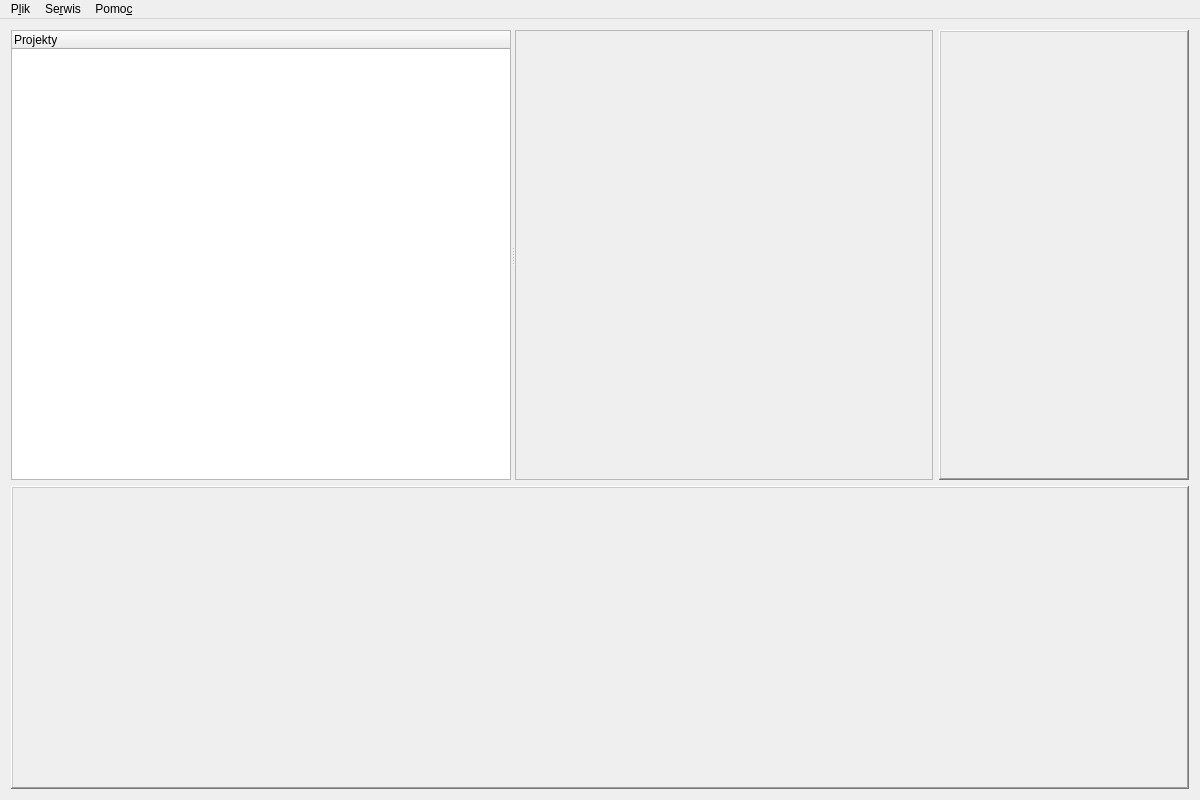
<?xml version="1.0" encoding="UTF-8"?>
<ui version="4.0">
 <class>GlowneOkno</class>
 <widget class="QMainWindow" name="GlowneOkno">
  <property name="geometry">
   <rect>
    <x>0</x>
    <y>0</y>
    <width>1200</width>
    <height>800</height>
   </rect>
  </property>
  <property name="sizePolicy">
   <sizepolicy hsizetype="Fixed" vsizetype="Fixed">
    <horstretch>1</horstretch>
    <verstretch>1</verstretch>
   </sizepolicy>
  </property>
  <property name="minimumSize">
   <size>
    <width>1024</width>
    <height>800</height>
   </size>
  </property>
  <property name="maximumSize">
   <size>
    <width>16777215</width>
    <height>16777215</height>
   </size>
  </property>
  <property name="sizeIncrement">
   <size>
    <width>1</width>
    <height>1</height>
   </size>
  </property>
  <property name="windowTitle">
   <string>GlowneOkno</string>
  </property>
  <widget class="QWidget" name="centralWidget">
   <property name="sizePolicy">
    <sizepolicy hsizetype="Fixed" vsizetype="Fixed">
     <horstretch>0</horstretch>
     <verstretch>0</verstretch>
    </sizepolicy>
   </property>
   <layout class="QGridLayout" name="gridLayout">
    <item row="0" column="0">
     <widget class="QSplitter" name="splitter">
      <property name="orientation">
       <enum>Qt::Horizontal</enum>
      </property>
      <widget class="QTreeWidget" name="treeWidget">
       <property name="sizePolicy">
        <sizepolicy hsizetype="MinimumExpanding" vsizetype="Expanding">
         <horstretch>0</horstretch>
         <verstretch>0</verstretch>
        </sizepolicy>
       </property>
       <property name="minimumSize">
        <size>
         <width>50</width>
         <height>0</height>
        </size>
       </property>
       <property name="maximumSize">
        <size>
         <width>500</width>
         <height>16777215</height>
        </size>
       </property>
       <column>
        <property name="text">
         <string>Projekty</string>
        </property>
       </column>
      </widget>
      <widget class="QFrame" name="frObszarRoboczy">
       <property name="sizePolicy">
        <sizepolicy hsizetype="Fixed" vsizetype="Maximum">
         <horstretch>0</horstretch>
         <verstretch>0</verstretch>
        </sizepolicy>
       </property>
       <property name="frameShape">
        <enum>QFrame::StyledPanel</enum>
       </property>
       <property name="frameShadow">
        <enum>QFrame::Raised</enum>
       </property>
       <layout class="QVBoxLayout" name="verticalLayoutObszarRoboczy">
        <property name="spacing">
         <number>0</number>
        </property>
        <property name="leftMargin">
         <number>0</number>
        </property>
        <property name="topMargin">
         <number>0</number>
        </property>
        <property name="rightMargin">
         <number>0</number>
        </property>
        <property name="bottomMargin">
         <number>0</number>
        </property>
        <item>
         <widget class="QStackedWidget" name="stackedWidget">
          <property name="currentIndex">
           <number>1</number>
          </property>
          <widget class="ProjektWidget" name="Projekt"/>
          <widget class="QWidget" name="TestyForm">
           <layout class="QVBoxLayout" name="verticalLayout">
            <item>
             <widget class="QStackedWidget" name="testyStackedWidget"/>
            </item>
           </layout>
          </widget>
         </widget>
        </item>
       </layout>
      </widget>
     </widget>
    </item>
    <item row="1" column="0" colspan="2">
     <widget class="QFrame" name="frWyniki">
      <property name="sizePolicy">
       <sizepolicy hsizetype="Preferred" vsizetype="Preferred">
        <horstretch>0</horstretch>
        <verstretch>0</verstretch>
       </sizepolicy>
      </property>
      <property name="minimumSize">
       <size>
        <width>900</width>
        <height>130</height>
       </size>
      </property>
      <property name="frameShape">
       <enum>QFrame::WinPanel</enum>
      </property>
      <property name="frameShadow">
       <enum>QFrame::Raised</enum>
      </property>
      <property name="lineWidth">
       <number>2</number>
      </property>
      <layout class="QHBoxLayout" name="horizontalLayoutWyniki" stretch="0,0,0">
       <property name="spacing">
        <number>2</number>
       </property>
       <property name="leftMargin">
        <number>2</number>
       </property>
       <property name="topMargin">
        <number>2</number>
       </property>
       <property name="rightMargin">
        <number>2</number>
       </property>
       <property name="bottomMargin">
        <number>2</number>
       </property>
       <item>
        <spacer name="horizontalSpacer_1">
         <property name="orientation">
          <enum>Qt::Horizontal</enum>
         </property>
         <property name="sizeHint" stdset="0">
          <size>
           <width>40</width>
           <height>20</height>
          </size>
         </property>
        </spacer>
       </item>
       <item>
        <widget class="CzujnikiAnalogoweOkno" name="widget" native="true">
         <property name="sizePolicy">
          <sizepolicy hsizetype="Preferred" vsizetype="Preferred">
           <horstretch>0</horstretch>
           <verstretch>0</verstretch>
          </sizepolicy>
         </property>
         <property name="minimumSize">
          <size>
           <width>1000</width>
           <height>300</height>
          </size>
         </property>
        </widget>
       </item>
       <item>
        <spacer name="horizontalSpacer_2">
         <property name="orientation">
          <enum>Qt::Horizontal</enum>
         </property>
         <property name="sizeHint" stdset="0">
          <size>
           <width>40</width>
           <height>20</height>
          </size>
         </property>
        </spacer>
       </item>
      </layout>
     </widget>
    </item>
    <item row="0" column="1">
     <widget class="OknoStatusowe" name="frCzujniki">
      <property name="sizePolicy">
       <sizepolicy hsizetype="Fixed" vsizetype="Minimum">
        <horstretch>0</horstretch>
        <verstretch>0</verstretch>
       </sizepolicy>
      </property>
      <property name="minimumSize">
       <size>
        <width>250</width>
        <height>450</height>
       </size>
      </property>
      <property name="maximumSize">
       <size>
        <width>350</width>
        <height>1024</height>
       </size>
      </property>
      <property name="frameShape">
       <enum>QFrame::WinPanel</enum>
      </property>
      <property name="frameShadow">
       <enum>QFrame::Raised</enum>
      </property>
      <property name="lineWidth">
       <number>3</number>
      </property>
     </widget>
    </item>
   </layout>
  </widget>
  <widget class="QMenuBar" name="menuBar">
   <property name="geometry">
    <rect>
     <x>0</x>
     <y>0</y>
     <width>1200</width>
     <height>17</height>
    </rect>
   </property>
   <widget class="QMenu" name="menuPlik">
    <property name="title">
     <string>P&amp;lik</string>
    </property>
    <addaction name="actionNowy_projekt"/>
    <addaction name="actionNowy_Test"/>
    <addaction name="separator"/>
    <addaction name="actionZapisz"/>
    <addaction name="separator"/>
    <addaction name="actionDodaj_zdj_cie"/>
    <addaction name="actionDodaj_film"/>
    <addaction name="separator"/>
    <addaction name="actionTw_rz_raport"/>
    <addaction name="separator"/>
    <addaction name="actionWyj_cie"/>
   </widget>
   <widget class="QMenu" name="menuSerwer">
    <property name="title">
     <string>Se&amp;rwis</string>
    </property>
    <widget class="QMenu" name="menuDataq_Card">
     <property name="title">
      <string>&amp;Dataq Card</string>
     </property>
     <widget class="QMenu" name="menuPodgl_d_wej">
      <property name="title">
       <string>&amp;Podgląd wejść</string>
      </property>
     </widget>
     <widget class="QMenu" name="menuWyzwalanie_wyj">
      <property name="title">
       <string>&amp;Wyzwalanie wyjść</string>
      </property>
     </widget>
     <addaction name="actionUstawienia_sygna_w"/>
     <addaction name="menuPodgl_d_wej"/>
     <addaction name="menuWyzwalanie_wyj"/>
     <addaction name="actionParametry_rejestracji_ci_nienia"/>
    </widget>
    <addaction name="menuDataq_Card"/>
    <addaction name="actionDozownik"/>
   </widget>
   <widget class="QMenu" name="menuPomoc">
    <property name="title">
     <string>Pomo&amp;c</string>
    </property>
    <addaction name="actionInstrukcja"/>
   </widget>
   <addaction name="menuPlik"/>
   <addaction name="menuSerwer"/>
   <addaction name="menuPomoc"/>
  </widget>
  <action name="actionNowy_projekt">
   <property name="text">
    <string>&amp;Nowy projekt</string>
   </property>
  </action>
  <action name="actionNowy_Test">
   <property name="text">
    <string>N&amp;owy Test</string>
   </property>
  </action>
  <action name="actionZapisz">
   <property name="text">
    <string>&amp;Zapisz</string>
   </property>
  </action>
  <action name="actionDodaj_zdj_cie">
   <property name="text">
    <string>&amp;Dodaj zdjęcie</string>
   </property>
  </action>
  <action name="actionDodaj_film">
   <property name="text">
    <string>Dodaj &amp;film</string>
   </property>
  </action>
  <action name="actionTw_rz_raport">
   <property name="text">
    <string>&amp;Twórz raport</string>
   </property>
  </action>
  <action name="actionWyj_cie">
   <property name="text">
    <string>&amp;Wyjście</string>
   </property>
  </action>
  <action name="actionDozownik">
   <property name="text">
    <string>D&amp;ozownik</string>
   </property>
  </action>
  <action name="actionInstrukcja">
   <property name="text">
    <string>&amp;Instrukcja</string>
   </property>
  </action>
  <action name="actionUstawienia_sygna_w">
   <property name="text">
    <string>&amp;Ustawienia sygnałów</string>
   </property>
  </action>
  <action name="actionParametry_rejestracji_ci_nienia">
   <property name="text">
    <string>Parametry &amp;rejestracji ciśnienia</string>
   </property>
  </action>
 </widget>
 <layoutdefault spacing="6" margin="11"/>
 <customwidgets>
  <customwidget>
   <class>CzujnikiAnalogoweOkno</class>
   <extends>QWidget</extends>
   <header>czujnikianalogoweokno.h</header>
   <container>1</container>
  </customwidget>
  <customwidget>
   <class>OknoStatusowe</class>
   <extends>QFrame</extends>
   <header>oknostatusowe.h</header>
   <container>1</container>
  </customwidget>
  <customwidget>
   <class>ProjektWidget</class>
   <extends>QWidget</extends>
   <header>projektwidget.h</header>
   <container>1</container>
  </customwidget>
 </customwidgets>
 <resources/>
 <connections/>
</ui>
